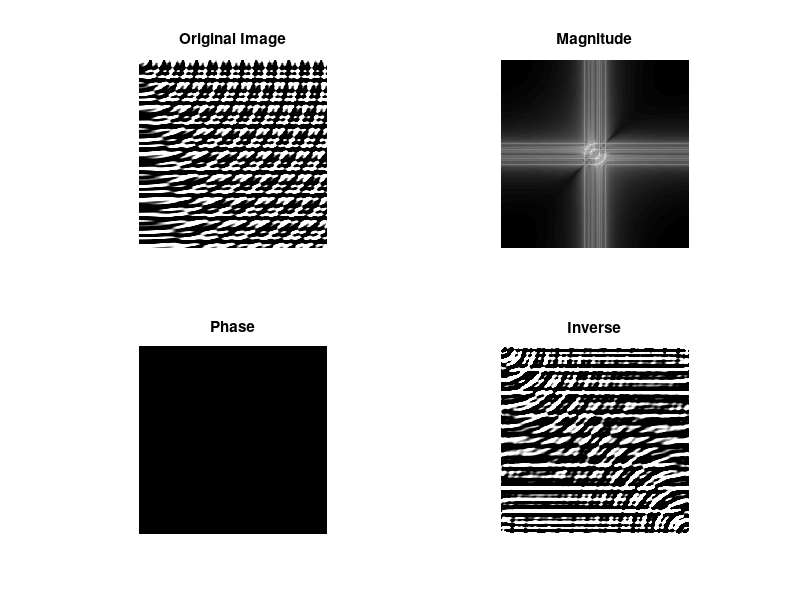

The MATLAB script that drew this image:
img = eye(512);
[m,n] = size(img);
for i=1:m
    for j=1:n
        img(i,j) = sin(0.2*i) + sin(0.3*i) + cos(0.4*i) + sin(0.15*sqrt(i^2 + j^2)) + sin(0.35*sqrt(i^2+j^2));
    end
end

f=fft2(img);        
f=fftshift(f);             
magnitude=abs(f);      
phase=angle(f)*180/pi; 
subplot(2,2,1),imshow(img),title('Original Image');
subplot(2,2,2),imshow(log(magnitude),[]),title('Magnitude');
subplot(2,2,3),imshow(log(phase),[]),title('Phase');

Inverse = ifft2(ifftshift(2*magnitude));
subplot(2,2,4);imshow(Inverse),title('Inverse');
